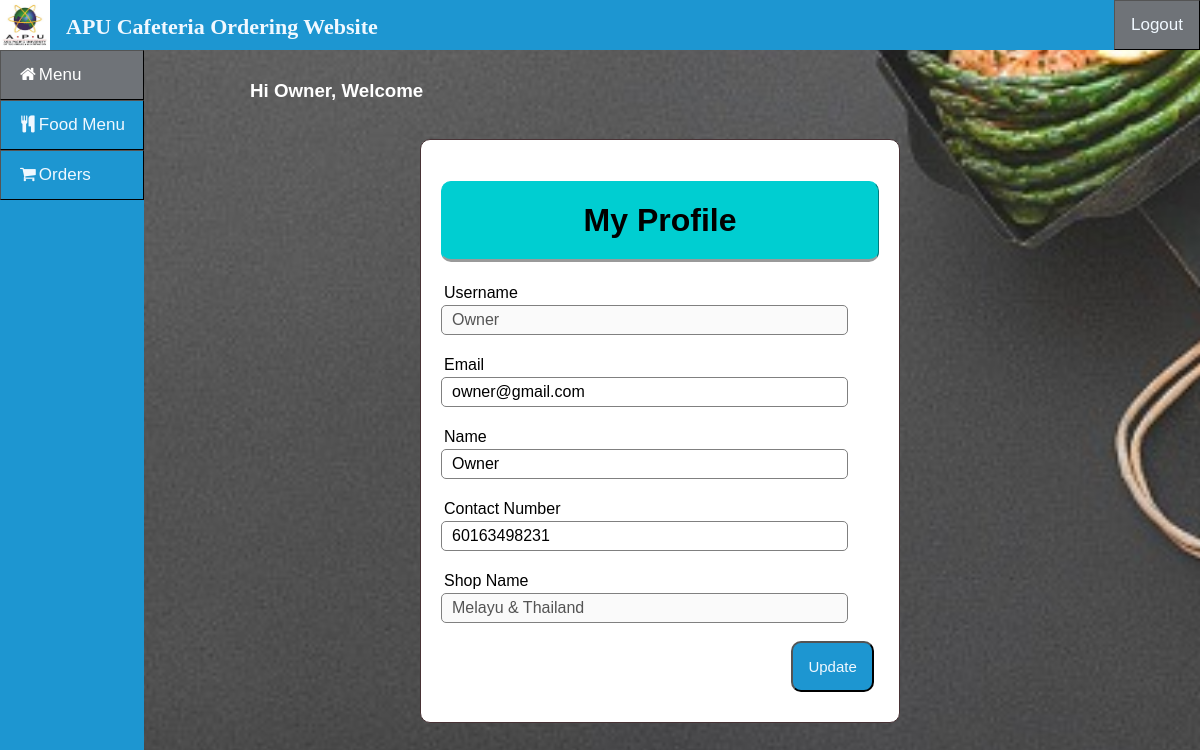
Screenshot of /Staff/home.php (signed in) with the database file from the repository.
### tables this page shows
CREATE TABLE `users` (
  `username` varchar(50) NOT NULL,
  `password` varchar(255) NOT NULL,
  `name` varchar(255) NOT NULL,
  `email` varchar(255) NOT NULL,
  `Hp` varchar(99) NOT NULL,
  `type_user` varchar(255) NOT NULL,
  `ownerCategory` int(9) DEFAULT NULL
);

CREATE TABLE `shop` (
  `id` int(9) NOT NULL,
  `name` varchar(255) NOT NULL,
  `category` varchar(255) NOT NULL,
  `picture` varchar(255) NOT NULL
);

### Staff/home.php (the view, shortened to what this page needs)
<?php
if(isset ($_SESSION["username"]))
{
	include "Header.php";
	$category = $_SESSION['ownerCategory'];
?>
<!DOCTYPE html>
<html>
<head>
	<link rel="stylesheet" type="text/css" href="../CSS/topNav.css">
</head>
<body>
<?php
	$name = $_SESSION["username"];
	$queryGet = "select * from users where username='".$name."'";
	$resultGet = mysqli_query($link,$queryGet);
	$resultGetO = mysqli_query($link,"SELECT name FROM shop WHERE id = '".$category."'");
	$barisO= mysqli_fetch_array($resultGetO, MYSQLI_BOTH);
	$shopName = $barisO['name'];
	if(!$resultGet)
	{
		die ("Invalid Query - get Register List: ". mysqli_error($link));
	}
	else
	{?>
	<div class="wrapper">
		<div class="middle">
			<div class="contentnew">
			<form class = "content" style="position:absolute;width: 40%;" action="../Admin/Update.php" name="EditForm" method="POST">
				<h1 class="header">My Profile</h1>
				<?php	while($baris= mysqli_fetch_array($resultGet, MYSQLI_BOTH))	{?>
					<div class="input-group">
						<label>Username</label>
						<input type="text" name="username" value="<?php echo $baris['username']; ?>" disabled><br><br>
						<label>Email</label>
						<input type="email" name="email" value="<?php echo $baris['email'] ?>"><br><br>
						<label>Name</label>
						<input type="text" name="name" value="<?php echo $baris['name'] ?>"><br><br>
						<label>Contact Number</label>
						<input type="text" name="Hp" value="<?php echo $baris['Hp']; ?>"><br><br>
						<label>Shop Name</label>
						<input type="text" name="shop" value="<?php echo $shopName; ?>" disabled><br><br>
						<button style="position: relative;left: 80%"; type="submit" class="btn" name="staff">Update</button>
					</div> <?php	}?>
			</form>
			</div>
		</div>
	</div>
	<?php
		}
}
else {
	echo "No session exists or session has expired. Please log in again ";
	echo "Page will be redirect in 5 seconds";
	header('Location: ../Auth/Login.php');
}?>
</body>
</html>

### css/topNav.css (style rules this page uses)
* { box-sizing: border-box; }
body { margin: 0; font-family: Arial, Helvetica, sans-serif !important; background-image: url("bc.jpg"); background-position: center; background-size: cover; background-attachment: fixed; position:absolute; top:10%; max-width: -webkit-fill-available; right: 0px; left: 0px; }
.wrapper { width: 100%; min-width: 1000px; }
h1, h2 { text-align:center; color:white; }
.header { width: auto; color: black; background:#00CED1; text-align: center; border: 1px solid #00CED1; border-bottom: none; border-radius: 10px 10px 10px 10px; border-style: outset; padding: 20px; }
.middle { width: 100%; position: relative; }
.middle:after { display: table; clear: both; content: ''; }
.contentnew { padding: 0 270px 0 270px; }
.content { position:fixed; top:10%; left:35%; width: 30%; margin: 0px auto; padding: 20px; border: 1px solid #483235; background: white; border-radius: 10px 10px 10px 10px; }
.input-group { margin: 10px 0px 10px 0px; }
.input-group label { display: block; text-align: left; margin: 3px; }
.input-group input { height: 30px; width: 93%; padding: 5px 10px; font-size: 16px; border-radius: 5px; border: 1px solid gray; }
.btn { padding: 15px; font-size: 15px; color: aliceblue; background:#1D96D1 ; border-style: outset; border-radius: 10px; cursor: pointer; }

### Staff/Header.php (style rules this page uses)
body { font-family: "Lato", sans-serif; }

### rows the page displays
users: username "Owner", email "owner@gmail.com", name "Owner", Hp "60163498231"
shop: shop "Melayu & Thailand"

### other values shown
$_SESSION["username"] "Owner"
